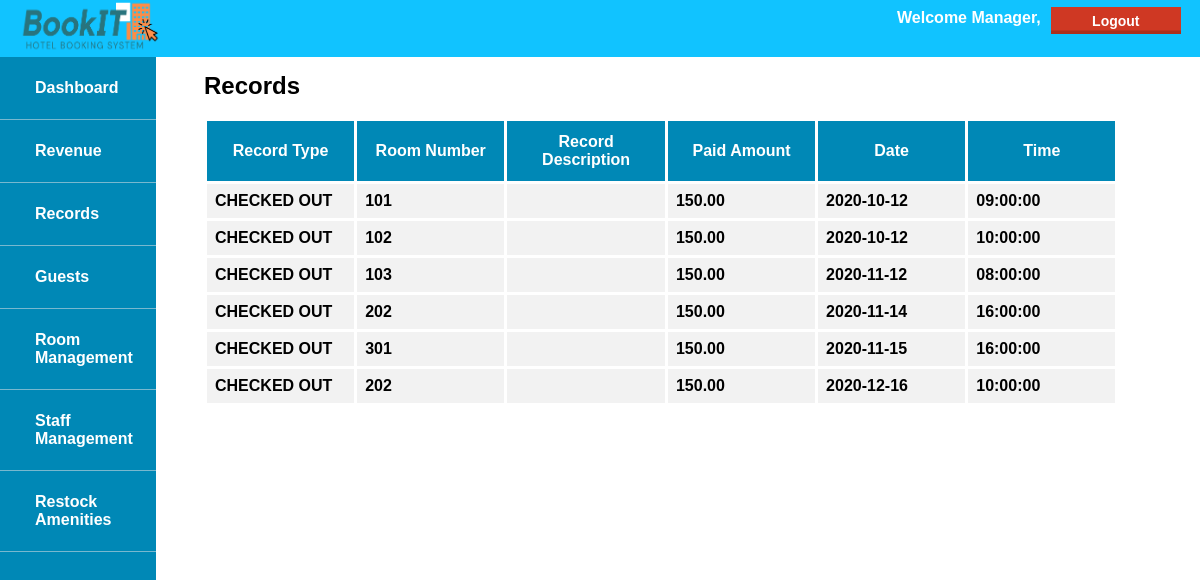
Page /manager_records.php on the committed database.
### tables this page shows
CREATE TABLE Records(
        record_id INT NOT NULL AUTO_INCREMENT PRIMARY KEY,
        record_type ENUM ('COMING','STAYING','CHECKED OUT'),
        record_desc VARCHAR(100),
        record_time TIME,
        record_date DATE ,
        record_paid FLOAT(10,2), 
        guest_id INT
    );

CREATE TABLE Rooms(
        room_id INT NOT NULL AUTO_INCREMENT PRIMARY KEY,
        room_status ENUM('Available', 'Used by guest','Maintenance'),
        roomtype_id INT                                                    
    );

### manager_records.php (the view, shortened to what this page needs)
<!DOCTYPE html>
<html>
    <head>
        <link rel="stylesheet" href="style.css">
    </head>
    <body>
        <header>
        <div id="header">
        <img src="assets/bookIT_Logo.png">
        <div class="right-float">
                <a>
                    <form method="post" action="#">
                        <button class="Logoutbutton" name="logout">Logout</button>
                    </form>
                </a>
            </div>
            <div class="right-float">
            <p>Welcome Manager,</p>
            </div>
        </div>
        </header>
        <nav>
            <ul>
                <li id="logoli"><img src="assets/bookIT_Logo.png"></li>
                <li><a href="manager_dashboard.php">Dashboard</a></li>
                <li><a href="manager_revenue.php">Revenue</a></li>
                <li><a href="#">Records</a></li>
                <li><a href="manager_guests.php">Guests</a></li>
                <li><a href="manager_room-mgt.php">Room Management</a></li>
                <li><a href="manager_staff.php">Staff Management</a></li>
                <li><a href="manager_restock.php">Restock Amenities</a></li>
            </ul>
        </nav>
        <div id="content">
           <h2>Records</h2>
            <br>
            <table id="Table">
              <tr>
                <th>Record Type</th>
                <th>Room Number</th>
                <th>Record Description</th>
                <th>Paid Amount</th>
                <th>Date</th>
                <th>Time</th>
              </tr>
<?php
            include 'connection.php';
            $sql = "SELECT  r.room_id as room_id,
                            rec.record_type as record_type,
                            rec.record_desc as record_desc,
                            rec.record_paid as paid_amount,
                            rec.record_date as record_date,
                            rec.record_time as record_time
                    FROM    records rec,rooms r,guests g
                    WHERE   g.room_id=r.room_id AND
                            g.guest_id=rec.guest_id AND
                            rec.record_type = 'CHECKED OUT'
                    ORDER BY rec.record_date";
        $result = $conn->query($sql);
        if($row = $result != NULL){
        while($row = $result->fetch_assoc()){
            echo "<tr>
                    <td>".$row['record_type']."</td>
                    <td>".$row['room_id']."</td>
                    <td>".$row['record_desc']."</td>
                    <td>".$row['paid_amount']."</td>
                    <td>".$row['record_date']."</td>
                    <td>".$row['record_time']."</td>
                </tr>";
            }
                echo "</table>";
        }else{
            echo "No records made. ";
            }
        ?>
        </div>
    </body>

### style.css (style rules this page uses)
* { margin: 0; padding: 0; box-sizing: border-box; font-family: 'Montserrat', sans-serif; font-weight: 600; }
#header { padding: 1px 15px; background-color: #11C3FF; color: white; height: 65px; width: 100%; z-index: 999; position: absolute; margin-top: -32px; }
.right-float { float: right; }
.right-float button { margin-top: 1em; }
#header img { height: 65px; width: 145px; }
#header p { margin-top: 1em; padding: 0 10px; }
#content { margin-top: 2%; margin-left: 17%; margin-right: 6.8%; margin-bottom: 2%; padding-top: 4%; }
ul { list-style-type: none; width: 13%; background-color: #0088B6; position: fixed; height: 120%; overflow-x: hidden; margin-top: -36px; z-index: 1; }
#logoli { background-color: #11C3FF; }
li a { padding-top:4px; display: block; color: #fff; padding: 22px 35px; text-decoration: none; font-weight: bold; border-bottom: 1px solid rgba(240, 233, 233, .5); }
#Table { border-collapse: collapse; width: 100%; }
#Table td, #Table th { border: 3px solid #fff; padding: 8px; overflow: hidden; }
#Table tr { background-color: #f2f2f2; }
#Table th { padding-top: 12px; padding-bottom: 12px; text-align: center; background-color: #0088B6; color: white; overflow: hidden; width: 100px; }
button { border: none; color: white; padding:0.4em 1em; text-align: center; text-decoration: none; display: inline-block; font-size: 14px; margin:0 0.3em 0.3em 0; box-shadow:inset 0 -0.6em 0 -0.35em rgba(0,0,0,0.17); font-weight: bold; }
.Logoutbutton { background-color: #CF3823; border: none; color: white; padding:0.4em 1em; text-align: center; text-decoration: none; display: inline-block; font-size: 14px; margin:0 0.3em 0.3em 0; box-shadow:inset 0 -0.6em 0 -0.35em rgba(0,0,0,0.17); font-weight: bold; white-space: normal; -webkit-appearance: none; width: 130px; }

### rows in the picture
records: record_type "CHECKED OUT", rooms.room_id "101", record_paid "150.00", record_date "2020-10-12", record_time "09:00:00"
records: record_type "CHECKED OUT", rooms.room_id "102", record_paid "150.00", record_date "2020-10-12", record_time "10:00:00"
records: record_type "CHECKED OUT", rooms.room_id "103", record_paid "150.00", record_date "2020-11-12", record_time "08:00:00"
records: record_type "CHECKED OUT", rooms.room_id "202", record_paid "150.00", record_date "2020-11-14", record_time "16:00:00"
records: record_type "CHECKED OUT", rooms.room_id "301", record_paid "150.00", record_date "2020-11-15", record_time "16:00:00"
records: record_type "CHECKED OUT", rooms.room_id "202", record_paid "150.00", record_date "2020-12-16", record_time "10:00:00"
